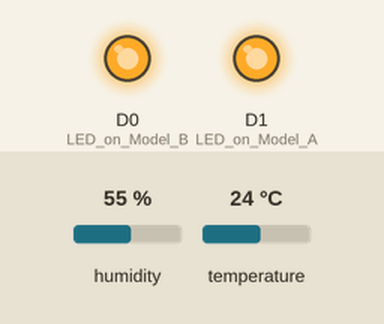
The sketch below on a simulated Particle Photon. Parts: output pins drawn as LEDs (lit = HIGH). Inputs (shaded band) come from the test bench; at power-on: humidity 55 %, temperature 24 °C.

Above: at 60.09 s.
At 64.2 s:
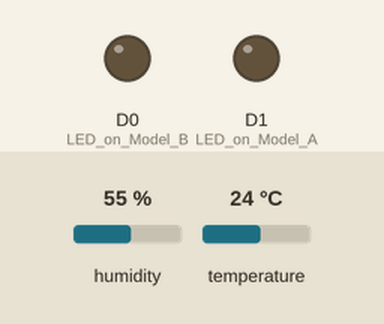
Timing chart, 0 to 70.9 s (numbered marks = the images above):
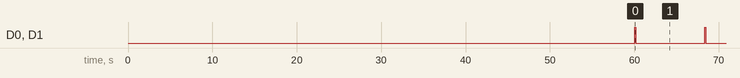

The sketch:

oakdht.ino
```cpp
#include <DHT.h>

#include "DHT.h"

#define DHTPIN 2     // what pin we're connected to

// Uncomment whatever type you're using!
#define DHTTYPE DHT11   // DHT 11

DHT dht(DHTPIN, DHTTYPE);
float t;
float h;
float prevtemp = 0;
float deltatemp;
char data[8];
char type[8];
char* temp;
  char* hStr;
  char tStr[8];
  char deltaStr[8];
  char prevStr[8];
  char topush[30];

// the setup routine runs once when you press reset:
void setup() {

  dht.begin();
  // initialize the digital pin as an output.
  pinMode(0, OUTPUT); //LED on Model B
  pinMode(1, OUTPUT); //LED on Model A
  delay(60000);
float t = dht.readTemperature();
 temp = float_to_str(t);

Particle.publish("pushbullet", temp, 60, PRIVATE);
}

// the loop routine runs over and over again forever:
void loop() {
  digitalWrite(0, HIGH);   // turn the LED on (HIGH is the voltage level)
  digitalWrite(1, HIGH);
  delay(100);               // wait for a second
  digitalWrite(0, LOW);    // turn the LED off by making the voltage LOW
  digitalWrite(1, LOW);
  delay(8000);               // wait for a second


// Reading temperature or humidity takes about 250 milliseconds!
  // Sensor readings may also be up to 2 seconds 'old' (its a very slow sensor)
  float h = dht.readHumidity();
  float prevtemp = t;
  //float h = 33.342;
  // Read temperature as Celsius (the default)
  float t = dht.readTemperature();
  //float t = digitalRead(2);


  if (isnan(h) || isnan(t)) {
    pushbullet_publish("Failed to read from DHT sensor!");
    float prevtemp = 0;
    return;
  }

  float deltatemp = prevtemp-t;
delay(200);
if (deltatemp > 0 || t > 25) {
  temp = float_to_str(t);
  //String& data = String(temp);
  //prevStr[8] = float_to_str(prevtemp);
//pushbullet_publish(temp);
Particle.publish("pushbullet", temp, 60, PRIVATE);
delay(30000);
//particle_publish(temp, "temp");
}

}


void pushbullet_publish(const char *data)
{
  Particle.publish("pushbullet", data, 60, PRIVATE);
}

void particle_publish(char data[8], char type[8])
{
  Particle.publish(type, data, 60, PRIVATE);
}

char* float_to_str(float fl)
{
  char buffer[8];

  //variables for conversions
  char hStr[8];

  //do the conversions
  return dtostrf(fl, 6, 2, hStr);
  //return *hStr;
}
```

Measured:
- by itself, D0 (LED_on_Model_B), D1 (LED_on_Model_A): alternates HIGH for 0.10 s and LOW for 8.2 s
